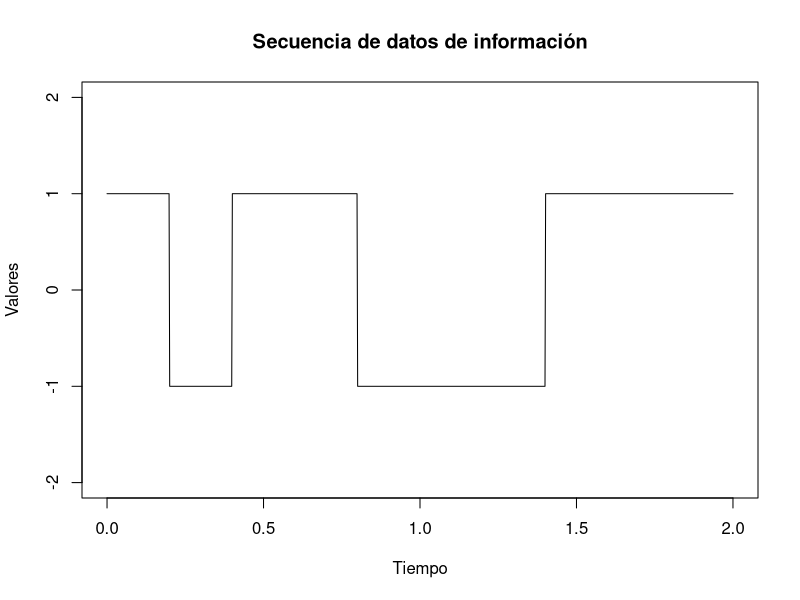
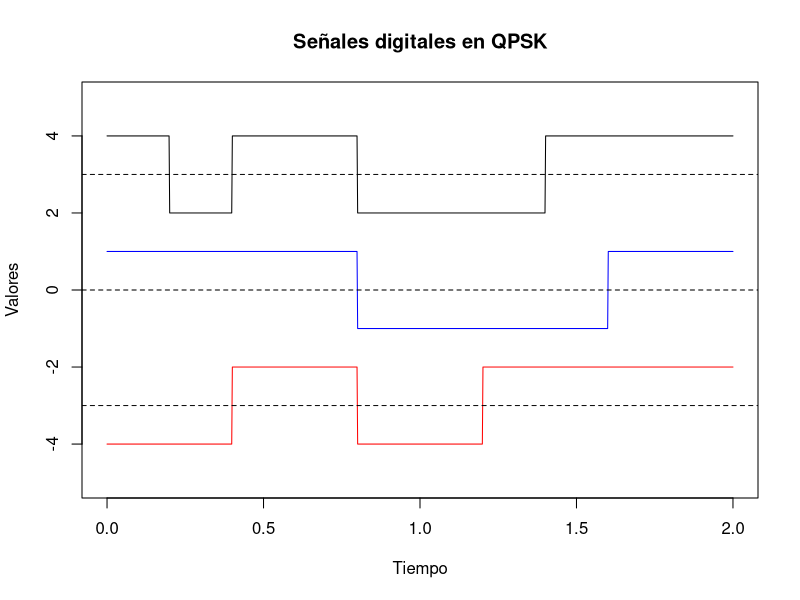
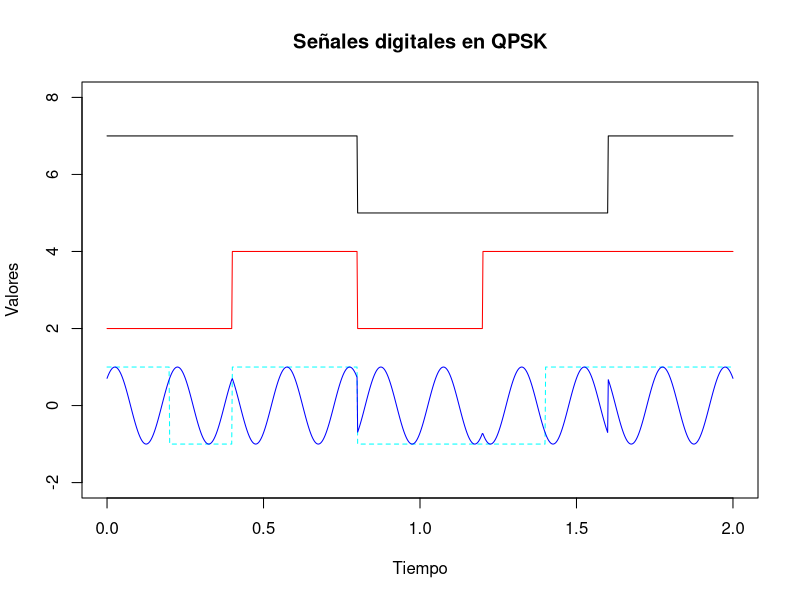
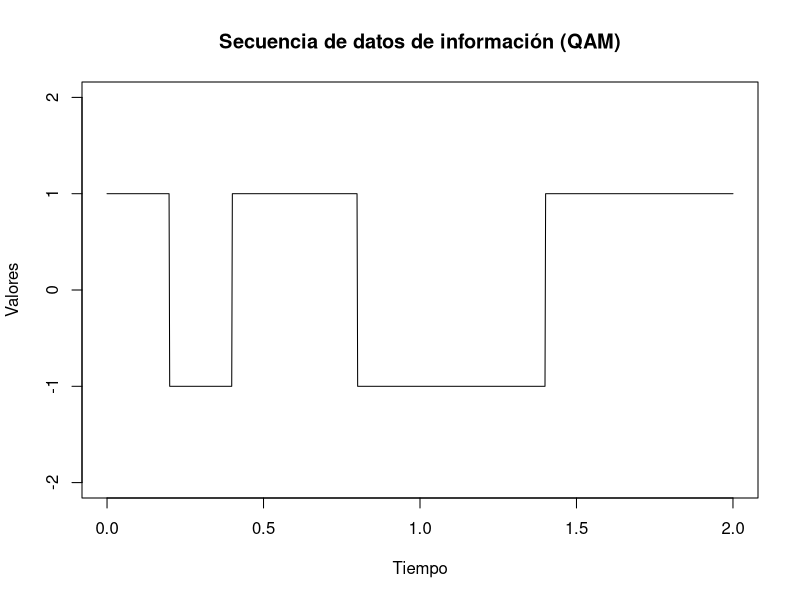
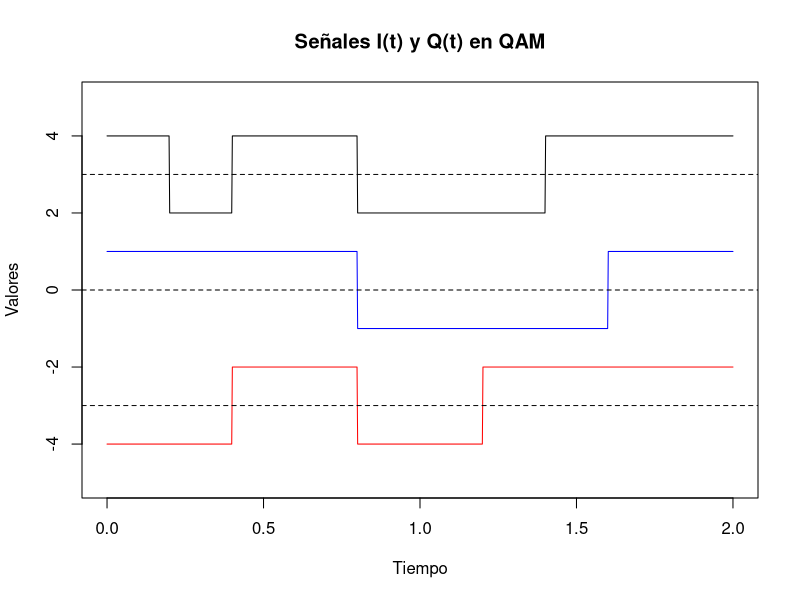
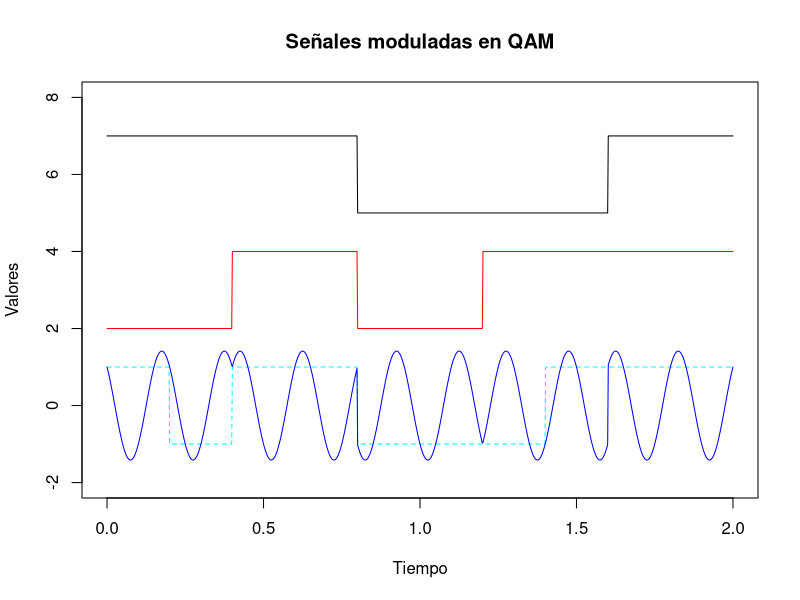

Write the R code that produced these figures, in order.
## ---- chunk 1
knitr::opts_chunk$set(echo = TRUE)
## ---- chunk 2
# Información original 1-111-1-1-1111
# Representación gráfica
xt <- c(1,-1,1,1,-1,-1,-1,1,1,1)
bits <- rep(xt, each=100)
time <- seq(0,2, length=length(bits))
plot(time, bits, type = "l", main="Secuencia de datos de información", xlab="Tiempo", ylab="Valores", ylim=c(-2,2))
## ---- chunk 3
xt       <- c(1,-1,1,1,-1,-1,-1,1,1,1)
bits     <- rep(xt, each=100)
it       <- xt[seq(1, length(xt), by=2)]
qt       <- xt[seq(2, length(xt), by=2)]
itbits   <- rep(it, each=200)
qtbits   <- rep(qt, each=200)
time <- seq(0,2, length=length(bits))
plot(time, bits+3, type = "l", main="Señales digitales en QPSK", xlab="Tiempo", ylab="Valores", ylim=c(-5,5))
lines(time, itbits, col="blue")
lines(time, qtbits-3, col = "red")
abline(h=3, lty="dashed")
abline(h=-3, lty="dashed")
abline(h=0, lty="dashed")
## ---- chunk 4
xt       <- c(1,-1,1,1,-1,-1,-1,1,1,1)
bits     <- rep(xt, each=100)
it       <- xt[seq(1, length(xt), by=2)]
qt       <- xt[seq(2, length(xt), by=2)]
itbits   <- rep(it, each=200)
qtbits   <- rep(qt, each=200)
time     <- seq(0,2, length=length(bits))
sen2pi   <- sin(2*pi*5*time)
cos2pi   <- cos(2*pi*5*time)
st       <- 1/sqrt(2)*(itbits*cos2pi - qtbits*sen2pi)
plot(time, itbits+6, type = "l", main="Señales digitales en QPSK", xlab="Tiempo", ylab="Valores", ylim=c(-2,8))
lines(time, qtbits+3, col="red")
lines(time, bits, col="cyan", lty="dashed")
lines(time, st, col="blue")
## ---- chunk 5
# Información original 1-111-1-1-1111 para la modulación QAM
xt <- c(1,-1,1,1,-1,-1,-1,1,1,1)
bits <- rep(xt, each=100)
time <- seq(0, 2, length=length(bits))

# Gráfica de la secuencia de bits de información
plot(time, bits, type = "l", main="Secuencia de datos de información (QAM)", 
     xlab="Tiempo", ylab="Valores", ylim=c(-2, 2))

# Generar señales I(t) y Q(t)
it <- xt[seq(1, length(xt), by=2)]
qt <- xt[seq(2, length(xt), by=2)]
itbits <- rep(it, each=200)
qtbits <- rep(qt, each=200)

# Gráfica de las señales I(t) y Q(t)
plot(time, bits + 3, type = "l", main="Señales I(t) y Q(t) en QAM", 
     xlab="Tiempo", ylab="Valores", ylim=c(-5, 5))
lines(time, itbits, col="blue")
lines(time, qtbits - 3, col = "red")
abline(h=3, lty="dashed")
abline(h=-3, lty="dashed")
abline(h=0, lty="dashed")

# Generar la señal modulada QAM
sen2pi <- sin(2 * pi * 5 * time)
cos2pi <- cos(2 * pi * 5 * time)
st_qam <- itbits * cos2pi + qtbits * sen2pi

# Gráfica de la señal modulada QAM
plot(time, itbits + 6, type = "l", main="Señales moduladas en QAM", 
     xlab="Tiempo", ylab="Valores", ylim=c(-2, 8))
lines(time, qtbits + 3, col="red")
lines(time, bits, col="cyan", lty="dashed")
lines(time, st_qam, col="blue")

